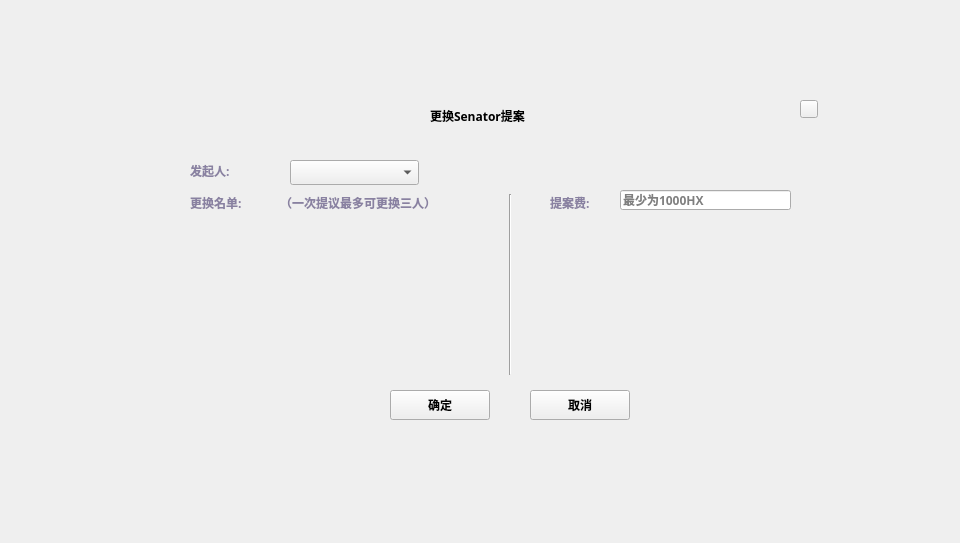
<?xml version="1.0" encoding="UTF-8"?>
<ui version="4.0">
 <class>ChangeSenatorDialog</class>
 <widget class="QDialog" name="ChangeSenatorDialog">
  <property name="geometry">
   <rect>
    <x>0</x>
    <y>0</y>
    <width>960</width>
    <height>543</height>
   </rect>
  </property>
  <property name="windowTitle">
   <string>Dialog</string>
  </property>
  <widget class="QWidget" name="widget" native="true">
   <property name="geometry">
    <rect>
     <x>0</x>
     <y>0</y>
     <width>960</width>
     <height>543</height>
    </rect>
   </property>
   <property name="font">
    <font>
     <family>Microsoft YaHei UI Light</family>
     <weight>75</weight>
     <bold>true</bold>
    </font>
   </property>
   <widget class="QWidget" name="containerWidget" native="true">
    <property name="geometry">
     <rect>
      <x>140</x>
      <y>90</y>
      <width>691</width>
      <height>351</height>
     </rect>
    </property>
    <property name="font">
     <font>
      <family>微软雅黑</family>
     </font>
    </property>
    <widget class="QToolButton" name="cancelBtn">
     <property name="geometry">
      <rect>
       <x>390</x>
       <y>300</y>
       <width>100</width>
       <height>30</height>
      </rect>
     </property>
     <property name="font">
      <font>
       <family>Microsoft YaHei UI Light</family>
       <weight>75</weight>
       <bold>true</bold>
      </font>
     </property>
     <property name="cursor">
      <cursorShape>PointingHandCursor</cursorShape>
     </property>
     <property name="styleSheet">
      <string notr="true"/>
     </property>
     <property name="text">
      <string>取消</string>
     </property>
    </widget>
    <widget class="QLabel" name="nameLabel">
     <property name="geometry">
      <rect>
       <x>290</x>
       <y>10</y>
       <width>211</width>
       <height>31</height>
      </rect>
     </property>
     <property name="font">
      <font>
       <family>Microsoft YaHei UI Light</family>
       <weight>75</weight>
       <bold>true</bold>
      </font>
     </property>
     <property name="text">
      <string>更换Senator提案</string>
     </property>
    </widget>
    <widget class="QToolButton" name="okBtn">
     <property name="geometry">
      <rect>
       <x>250</x>
       <y>300</y>
       <width>100</width>
       <height>30</height>
      </rect>
     </property>
     <property name="font">
      <font>
       <family>Microsoft YaHei UI Light</family>
       <weight>75</weight>
       <bold>true</bold>
      </font>
     </property>
     <property name="cursor">
      <cursorShape>PointingHandCursor</cursorShape>
     </property>
     <property name="styleSheet">
      <string notr="true"/>
     </property>
     <property name="text">
      <string>确定</string>
     </property>
    </widget>
    <widget class="QToolButton" name="closeBtn">
     <property name="geometry">
      <rect>
       <x>660</x>
       <y>10</y>
       <width>18</width>
       <height>18</height>
      </rect>
     </property>
     <property name="cursor">
      <cursorShape>PointingHandCursor</cursorShape>
     </property>
     <property name="focusPolicy">
      <enum>Qt::NoFocus</enum>
     </property>
     <property name="styleSheet">
      <string notr="true"/>
     </property>
     <property name="text">
      <string/>
     </property>
    </widget>
    <widget class="QComboBox" name="account">
     <property name="geometry">
      <rect>
       <x>150</x>
       <y>70</y>
       <width>129</width>
       <height>25</height>
      </rect>
     </property>
    </widget>
    <widget class="QLabel" name="label">
     <property name="geometry">
      <rect>
       <x>50</x>
       <y>70</y>
       <width>101</width>
       <height>21</height>
      </rect>
     </property>
     <property name="styleSheet">
      <string notr="true">QLabel{color: rgb(137,129,161);
font: 11px &quot;Microsoft YaHei UI Light&quot;;}</string>
     </property>
     <property name="text">
      <string>发起人:</string>
     </property>
    </widget>
    <widget class="QLabel" name="label_2">
     <property name="geometry">
      <rect>
       <x>50</x>
       <y>102</y>
       <width>91</width>
       <height>21</height>
      </rect>
     </property>
     <property name="styleSheet">
      <string notr="true">QLabel{color: rgb(137,129,161);
font: 11px &quot;Microsoft YaHei UI Light&quot;;}</string>
     </property>
     <property name="text">
      <string>更换名单:</string>
     </property>
    </widget>
    <widget class="QLabel" name="label_3">
     <property name="geometry">
      <rect>
       <x>140</x>
       <y>102</y>
       <width>211</width>
       <height>21</height>
      </rect>
     </property>
     <property name="styleSheet">
      <string notr="true">QLabel{color: rgb(137,129,161);
font: 11px &quot;Microsoft YaHei UI Light&quot;;}</string>
     </property>
     <property name="text">
      <string>（一次提议最多可更换三人）</string>
     </property>
    </widget>
    <widget class="ChangeSenatorSwitchWidget" name="replaceWidget" native="true">
     <property name="geometry">
      <rect>
       <x>50</x>
       <y>130</y>
       <width>290</width>
       <height>150</height>
      </rect>
     </property>
    </widget>
    <widget class="QStackedWidget" name="stackedWidget_fee">
     <property name="geometry">
      <rect>
       <x>410</x>
       <y>140</y>
       <width>221</width>
       <height>151</height>
      </rect>
     </property>
    </widget>
    <widget class="QLabel" name="label_4">
     <property name="geometry">
      <rect>
       <x>410</x>
       <y>102</y>
       <width>71</width>
       <height>21</height>
      </rect>
     </property>
     <property name="styleSheet">
      <string notr="true">QLabel{color: rgb(137,129,161);
font: 11px &quot;Microsoft YaHei UI Light&quot;;}</string>
     </property>
     <property name="text">
      <string>提案费:</string>
     </property>
    </widget>
    <widget class="QLineEdit" name="lineEdit_feeNumber">
     <property name="geometry">
      <rect>
       <x>480</x>
       <y>100</y>
       <width>171</width>
       <height>20</height>
      </rect>
     </property>
     <property name="placeholderText">
      <string>最少为1000HX</string>
     </property>
    </widget>
    <widget class="Line" name="line">
     <property name="geometry">
      <rect>
       <x>360</x>
       <y>104</y>
       <width>20</width>
       <height>181</height>
      </rect>
     </property>
     <property name="orientation">
      <enum>Qt::Vertical</enum>
     </property>
    </widget>
   </widget>
  </widget>
 </widget>
 <customwidgets>
  <customwidget>
   <class>ChangeSenatorSwitchWidget</class>
   <extends>QWidget</extends>
   <header>changesenatorswitchwidget.h</header>
   <container>1</container>
  </customwidget>
 </customwidgets>
 <resources/>
 <connections/>
</ui>
